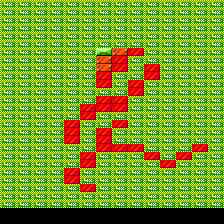

A 2D game scene composited from a Tiled map and its tileset images. What follows is a short description and the map's XML, with each tile layer's data collapsed to a summary:
An orthogonal 14x28 tile map with 16x8 px tiles, 1 tile layer (bricks), 3 hidden layers not drawn.

<map version="1.0" orientation="orthogonal" renderorder="right-down" width="14" height="28" tilewidth="16" tileheight="8" nextobjectid="1">
 <tileset firstgid="1" name="bricks" tilewidth="16" tileheight="8" tilecount="160">
  <image source="../gfx/bricks.png" trans="ff00ff" width="256" height="80" />
 </tileset>
 <layer name="bricks" width="14" height="28">
  <data>[392 cells, 364 non-empty, 4 distinct tile ids]</data>
 </layer>
 <layer name="damage" width="14" height="28" visible="0">
  <data>[392 cells, 6 non-empty, 2 distinct tile ids]</data>
 </layer>
 <layer name="tokens" width="14" height="28" visible="0">
  <data>[392 cells, 392 non-empty, 15 distinct tile ids]</data>
 </layer>
 <layer name="shadow" width="14" height="28" visible="0">
  <data>[392 cells, 0 non-empty, 0 distinct tile ids]</data>
 </layer>
</map>
